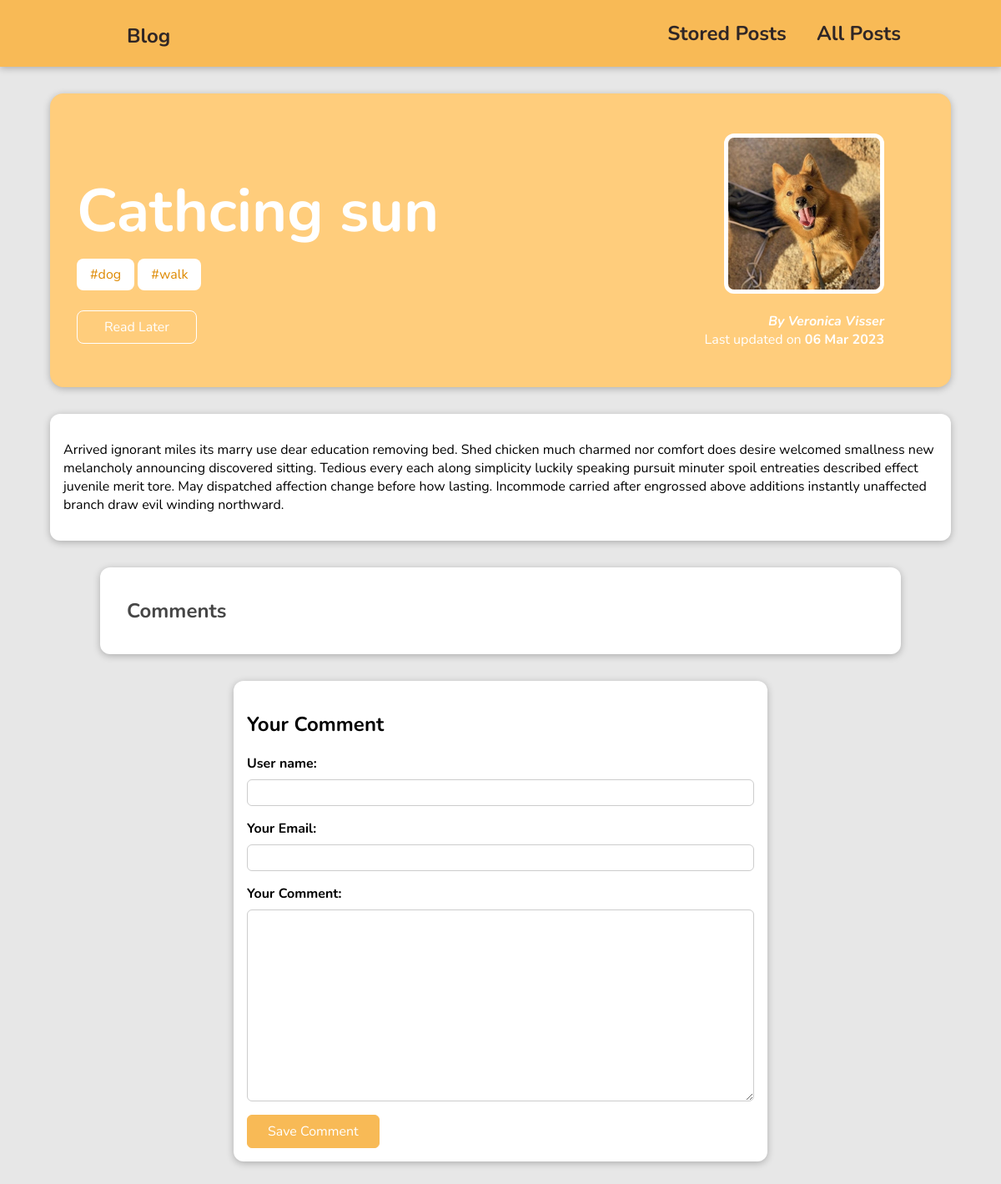
/blog/posts/cathcing-sun, run on an earlier commit of the app's database.
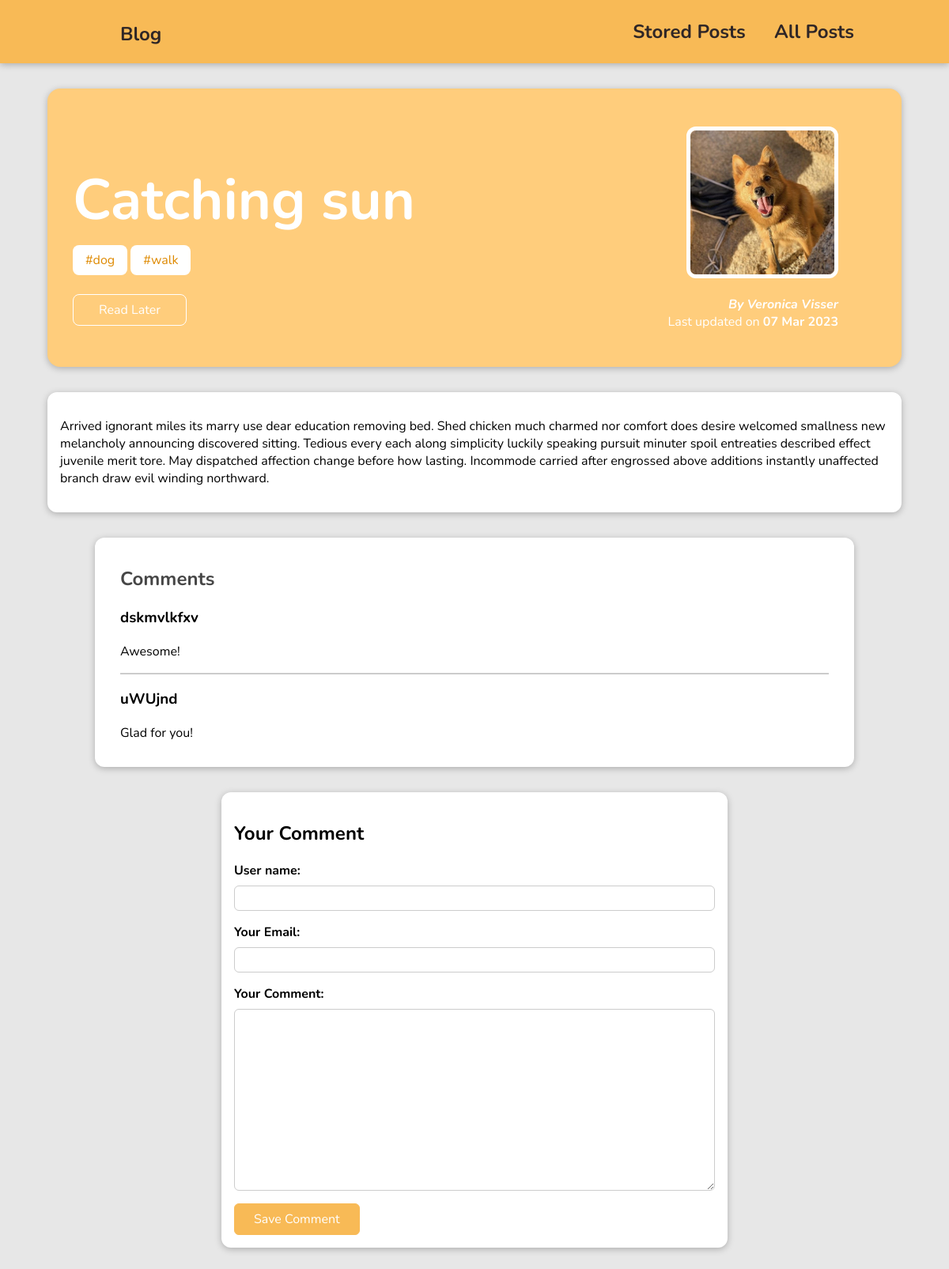
And on a later commit of the database.
### blog/models.py (models this page shows, shortened)
class Post(models.Model):
    title = models.CharField(max_length=200)
    excerpt = models.TextField()
    image = models.ImageField(upload_to='images', null=True)
    date = models.DateField(auto_now=True)
    slug = models.SlugField(unique=True, default='', blank=True, null=False, db_index=True)
    content = models.TextField(validators=[MinLengthValidator(10)])
    author = models.ForeignKey(Author, on_delete=models.SET_NULL, null=True, related_name='posts')
    tag = models.ManyToManyField(Tag)

class Tag(models.Model):
    caption = models.CharField(max_length=100)
    def tag_name(self):
        return '#' + self.caption

class Author(models.Model):
    first_name = models.CharField(max_length=50)
    last_name = models.CharField(max_length=50)
    email_address = models.EmailField()
    def __str__(self):
        return self.first_name + ' ' + self.last_name

class Comment(models.Model):
    user_name = models.CharField(max_length=100)
    email = models.EmailField()
    comment_text = models.TextField(max_length=400)
    post = models.ForeignKey(Post, on_delete=models.CASCADE, related_name='comments', null=True)
    date = models.DateField(auto_now=True)

### blog/views.py (the view, shortened to what this page needs)
# urls.py: path('posts/<slug:slug>', views.PostDetailView.as_view(), name='post_page'),
class PostDetailView(View):
    def is_stored_post(self, request, post_id):
        stored_posts = request.session.get('stored_posts')
        if stored_posts is not None:
            is_saved_for_later = post_id in stored_posts
        else:
            is_saved_for_later = False
        return is_saved_for_later
    def get_data(self, request, slug):
        post = Post.objects.get(slug=slug)
        data = {
            'post': post,
            'post_tags': post.tag.all(),
            'comment_form': CommentForm,
            'comments': post.comments.all().order_by('-date'),
            'is_stored': self.is_stored_post(request, post.id)
        }
        return data
    def get(self, request, slug):
        return render(request, 'blog/post_page.html', self.get_data(request, slug))

### blog/templates/blog/post_page.html (shortened to what this page needs)
{% extends 'base.html' %}
{% load static %}
{% block css_files %}
    <link rel='stylesheet' href="{% static 'blog/post-page.css' %}">
{% endblock %}
{% block content %}
    <section id='summary'>
        <h2>{{ post.title }}</h2>
        <div>
            {% for tag in post_tags %}
                <span class='tag'>{{ tag.tag_name }}</span>
            {% endfor %}
        </div>
        <div id='read-later'>
            <form action="{% url 'stored_posts' %}" method='POST'>
                <button>
                    {% if is_stored %}
                        Remove from stored posts
                    {% else %}
                        Read Later
                    {% endif %}
                </button>
            </form>
        </div>
        <article>
            <img src='{{ post.image.url }}' alt='{{ post.title }}'>
            <address>By <a href='mailto:{{ post.author.email_address }}'>{{ post.author }}</a></address>
            <div>Last updated on <time>{{ post.date|date:'d M Y' }}</time></div>
        </article>
    </section>
    <main>
        {{ post.content|linebreaks }}
    </main>
    <section id='comments'>
        <h2>Comments</h2>
        <ul>
            {% for comment in comments %}
                <li>
                    <h3>{{ comment.user_name }}</h3>
                    <p>{{ comment.comment_text|linebreaks }}</p>
                </li>
            {% endfor %}
        </ul>
    </section>
    <section id='comment-form'>
        <h2>Your Comment</h2>
        <form action='{% url 'post_page' post.slug %}' method='POST'>
            {% for field in comment_form %}
                <div class='form-control {% if field.errors %}invalid{% endif %}'>
                    {{ field.label_tag }}
                    {{ field }}
                </div>
            {% endfor %}
            <button>Save Comment</button>
        </form>
    </section>
{% endblock %}

### templates/base.html (shortened to what this page needs)
{% load static %}
<!DOCTYPE html>
<html lang="en">
<head>
    <link rel='stylesheet' href="{% static 'app.css' %}">
    {% block css_files %}{% endblock %}
</head>
<body>
    <header id='main-navigation'>
        <h1><a href="{% url 'index' %}">Blog</a></h1>
        <nav>
            <a href="{% url 'stored_posts' %}">Stored Posts</a>
            <a href="{% url 'posts' %}">All Posts</a>
        </nav>
    </header>
    {% block content %}{% endblock %}
</body>
</html>

### static/app.css (style rules this page uses)
html { font-family: 'Nunito', sans-serif; }
* { box-sizing: border-box; }
body { margin: 0; }
h1, h2, h3 { font-family: 'Nunito', sans-serif; font-weight: bold; }
#main-navigation { width: 100%; height: 5rem; display: flex; justify-content: space-between; align-items: center; padding: 0 10%; position: absolute; top: 0; left: 0; }
#main-navigation a { font-size: 1.5rem; text-decoration: none; color: rgb(47, 38, 38); font-weight: bold; margin-left: 2rem; }

### blog/static/blog/post-page.css (style rules this page uses)
body { background-color: #e7e7e7; }
#main-navigation { background-color: #f8ba56; box-shadow: 0 2px 8px rgba(0, 0, 0, 0.25); }
#summary { margin: 7rem auto 2rem auto; padding: 2rem; width: 90%; max-width: 90rem; border-radius: 16px; background-color: #ffcd7c; position: relative; box-shadow: 0 2px 8px rgba(0, 0, 0, 0.25); height: 22rem; }
#summary h2 { color: white; font-size: 4.5rem; margin-bottom: 1rem; }
#summary article { position: absolute; top: 2rem; right: 3rem; padding: 1rem 2rem; border-radius: 12px; text-align: right; color: white; }
#summary article img { width: 12rem; height: 12rem; border-radius: 12px; border: 5px solid white; margin-bottom: 1rem; }
#summary address { font-weight: bold; }
#summary a { color: white; text-decoration: none; }
#summary time { font-weight: bold; }
#read-later { margin: 2rem 0; }
#read-later button { background-color: transparent; border: 1px solid white; padding: 0.5rem 2rem; font: inherit; color: white; cursor: pointer; border-radius: 8px; }
main { width: 90%; max-width: 90rem; margin: 1rem auto; background-color: white; padding: 1rem; border-radius: 12px; box-shadow: 0 2px 8px rgba(0, 0, 0, 0.25); }
.tag { background-color: white; color: #de8900; padding: 0.5rem 1rem; border-radius: 8px; }
#comment-form { margin: 2rem auto; width: 90%; max-width: 40rem; border-radius: 12px; background-color: white; box-shadow: 0 2px 8px rgba(0, 0, 0, 0.25); padding: 1rem; }
#comment-form button { font: inherit; background-color: #f8ba56; color: white; border: 1px solid #f8ba56; padding: 0.5rem 1.5rem; border-radius: 6px; cursor: pointer; }
.form-control { margin-bottom: 1rem; }
.form-control label { font-weight: bold; margin-bottom: 0.5rem; display: block; }
.form-control input, .form-control textarea { display: block; width: 100%; font: inherit; padding: 0.25rem; border-radius: 6px; border: 1px solid #ccc; }
#comments { margin: 2rem auto; width: 90%; max-width: 60rem; border-radius: 12px; background-color: white; box-shadow: 0 2px 8px rgba(0, 0, 0, 0.25); padding: 1rem 2rem; }
#comments ul { list-style: none; margin: 0; padding: 0; }
#comments li { margin-bottom: 1rem; border-bottom: 2px solid #ccc; }
#comments li:last-of-type { border-bottom: none; }
#comments h2 { color: #464646; }

What changed in the data, as far as the page shows it:
changed Post "Veronica Visser": title "Cathcing sun" → "Catching sun"; date "06 Mar 2023" → "07 Mar 2023"
added Comment: user_name "dskmvlkfxv", comment_text "Awesome!"
added Comment: user_name "uWUjnd", comment_text "Glad for you!"
